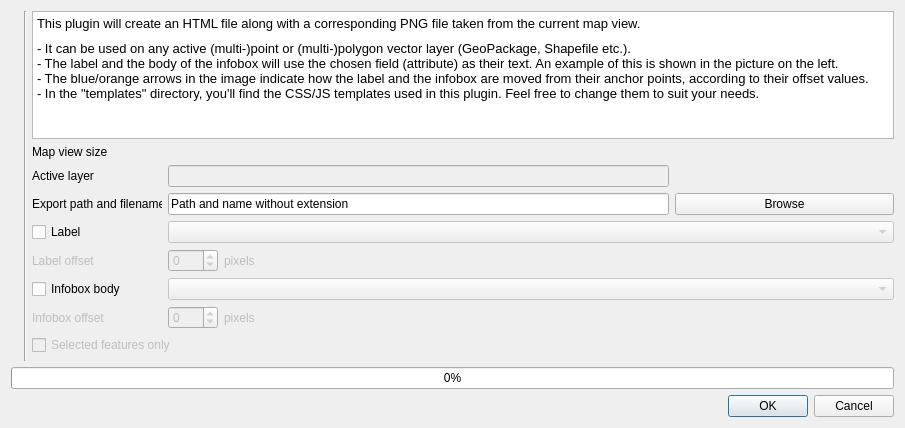
<?xml version="1.0" encoding="UTF-8"?>
<ui version="4.0">
 <class>ImageMapPluginGui</class>
 <widget class="QDialog" name="ImageMapPluginGui">
  <property name="geometry">
   <rect>
    <x>0</x>
    <y>0</y>
    <width>905</width>
    <height>428</height>
   </rect>
  </property>
  <property name="windowTitle">
   <string>HTML Image Map Creator</string>
  </property>
  <property name="modal">
   <bool>true</bool>
  </property>
  <property name="windowIcon">
   <iconset>
    <normaloff/>
   </iconset>
  </property>
  <layout class="QGridLayout" name="gridLayout">
   <item row="0" column="0" rowspan="3">
    <widget class="QLabel" name="label">
     <property name="text">
      <string/>
     </property>
     <property name="pixmap">
      <pixmap resource="resources.qrc">:/imagemap.png</pixmap>
     </property>
    </widget>
   </item>
   <item row="0" column="1" rowspan="3">
    <widget class="Line" name="line1">
     <property name="maximumSize">
      <size>
       <width>2</width>
       <height>32767</height>
      </size>
     </property>
     <property name="frameShape">
      <enum>QFrame::VLine</enum>
     </property>
     <property name="frameShadow">
      <enum>QFrame::Sunken</enum>
     </property>
     <property name="orientation">
      <enum>Qt::Vertical</enum>
     </property>
    </widget>
   </item>
   <item row="3" column="0" colspan="3">
    <widget class="QProgressBar" name="progressBar">
     <property name="value">
      <number>0</number>
     </property>
    </widget>
   </item>
   <item row="0" column="2">
    <widget class="QTextEdit" name="textEdit">
     <property name="sizePolicy">
      <sizepolicy hsizetype="Expanding" vsizetype="Preferred">
       <horstretch>0</horstretch>
       <verstretch>0</verstretch>
      </sizepolicy>
     </property>
     <property name="readOnly">
      <bool>true</bool>
     </property>
     <property name="html">
      <string>&lt;!DOCTYPE HTML PUBLIC &quot;-//W3C//DTD HTML 4.0//EN&quot; &quot;http://www.w3.org/TR/REC-html40/strict.dtd&quot;&gt;
&lt;html&gt;&lt;head&gt;&lt;meta name=&quot;qrichtext&quot; content=&quot;1&quot; /&gt;&lt;style type=&quot;text/css&quot;&gt;
p, li { white-space: pre-wrap; }
&lt;/style&gt;&lt;/head&gt;&lt;body style=&quot; font-family:'MS Shell Dlg 2'; font-size:8.25pt; font-weight:400; font-style:normal;&quot;&gt;
&lt;p style=&quot; margin-top:0px; margin-bottom:0px; margin-left:0px; margin-right:0px; -qt-block-indent:0; text-indent:0px;&quot;&gt;&lt;span style=&quot; font-family:'Sans Serif'; font-size:10pt;&quot;&gt;This plugin will create an HTML file along with a corresponding PNG file taken from the current map view. &lt;/span&gt;&lt;/p&gt;
&lt;p style=&quot; margin-top:0px; margin-bottom:0px; margin-left:0px; margin-right:0px; -qt-block-indent:0; text-indent:0px;&quot;&gt;&lt;span style=&quot; font-family:'Sans Serif'; font-size:6pt;&quot;&gt; &lt;/span&gt;&lt;/p&gt;
&lt;p style=&quot; margin-top:0px; margin-bottom:0px; margin-left:0px; margin-right:0px; -qt-block-indent:0; text-indent:0px;&quot;&gt;&lt;span style=&quot; font-family:'Sans Serif'; font-size:10pt;&quot;&gt;- It can be used on any active (multi-)point or (multi-)polygon vector layer (GeoPackage, Shapefile etc.).&lt;/span&gt;&lt;/p&gt;
&lt;p style=&quot; margin-top:0px; margin-bottom:0px; margin-left:0px; margin-right:0px; -qt-block-indent:0; text-indent:0px;&quot;&gt;&lt;span style=&quot; font-family:'Sans Serif'; font-size:10pt;&quot;&gt;- The label and the body of the infobox will use the chosen field (attribute) as their text. An example of this is shown in the picture on the left.&lt;/span&gt;&lt;/p&gt;
&lt;p style=&quot; margin-top:0px; margin-bottom:0px; margin-left:0px; margin-right:0px; -qt-block-indent:0; text-indent:0px;&quot;&gt;&lt;span style=&quot; font-family:'Sans Serif'; font-size:10pt;&quot;&gt;- The blue/orange arrows in the image indicate how the label and the infobox are moved from their anchor points, according to their offset values.&lt;/span&gt;&lt;/p&gt;
&lt;p style=&quot; margin-top:0px; margin-bottom:0px; margin-left:0px; margin-right:0px; -qt-block-indent:0; text-indent:0px;&quot;&gt;&lt;span style=&quot; font-family:'Sans Serif'; font-size:10pt;&quot;&gt;- In the "templates" directory, you'll find the CSS/JS templates used in this plugin. Feel free to change them to suit your needs.&lt;/span&gt;&lt;/p&gt;&lt;/body&gt;&lt;/html&gt;</string>
     </property>
    </widget>
   </item>
   <item row="4" column="0" colspan="3">
    <widget class="QDialogButtonBox" name="buttonBox">
     <property name="orientation">
      <enum>Qt::Horizontal</enum>
     </property>
     <property name="standardButtons">
      <set>QDialogButtonBox::Cancel|QDialogButtonBox::Ok</set>
     </property>
    </widget>
   </item>
   <item row="1" column="2">
    <layout class="QGridLayout" name="gridLayout_3">
     <item row="7" column="1">
      <widget class="QSpinBox" name="spinBoxInfo">
       <property name="enabled">
        <bool>false</bool>
       </property>
       <property name="maximumSize">
        <size>
         <width>50</width>
         <height>16777215</height>
        </size>
       </property>
       <property name="minimum">
        <number>-99</number>
       </property>
      </widget>
     </item>
     <item row="1" column="1" colspan="3">
      <widget class="QLabel" name="txtDimensions">
       <property name="sizePolicy">
        <sizepolicy hsizetype="Fixed" vsizetype="Fixed">
         <horstretch>0</horstretch>
         <verstretch>0</verstretch>
        </sizepolicy>
       </property>
      </widget>
     </item>
     <item row="5" column="0">
      <widget class="QLabel" name="lblLabelOffset">
       <property name="enabled">
        <bool>false</bool>
       </property>
       <property name="sizePolicy">
        <sizepolicy hsizetype="Preferred" vsizetype="Minimum">
         <horstretch>0</horstretch>
         <verstretch>0</verstretch>
        </sizepolicy>
       </property>
       <property name="maximumSize">
        <size>
         <width>16777215</width>
         <height>16777215</height>
        </size>
       </property>
       <property name="baseSize">
        <size>
         <width>0</width>
         <height>0</height>
        </size>
       </property>
       <property name="text">
        <string>Label offset</string>
       </property>
      </widget>
     </item>
     <item row="2" column="1" colspan="3">
      <widget class="QLineEdit" name="txtLayerName">
       <property name="enabled">
        <bool>false</bool>
       </property>
      </widget>
     </item>
     <item row="2" column="4">
      <widget class="QLabel" name="featureTotal"/>
     </item>
     <item row="11" column="0" colspan="2">
      <widget class="QCheckBox" name="chkBoxSelectedOnly">
       <property name="enabled">
        <bool>false</bool>
       </property>
       <property name="text">
        <string>Selected features only</string>
       </property>
      </widget>
     </item>
     <item row="11" column="1" colspan="4">
      <widget class="QLabel" name="featureCount">
       <property name="enabled">
        <bool>false</bool>
       </property>
       <property name="sizePolicy">
        <sizepolicy hsizetype="Preferred" vsizetype="Minimum">
         <horstretch>0</horstretch>
         <verstretch>0</verstretch>
        </sizepolicy>
       </property>
      </widget>
     </item>
     <item row="7" column="0">
      <widget class="QLabel" name="lblInfoOffset">
       <property name="enabled">
        <bool>false</bool>
       </property>
       <property name="sizePolicy">
        <sizepolicy hsizetype="Preferred" vsizetype="Minimum">
         <horstretch>0</horstretch>
         <verstretch>0</verstretch>
        </sizepolicy>
       </property>
       <property name="text">
        <string>Infobox offset</string>
       </property>
      </widget>
     </item>
     <item row="2" column="0">
      <widget class="QLabel" name="lblActiveLayer">
       <property name="sizePolicy">
        <sizepolicy hsizetype="Preferred" vsizetype="Minimum">
         <horstretch>0</horstretch>
         <verstretch>0</verstretch>
        </sizepolicy>
       </property>
       <property name="maximumSize">
        <size>
         <width>150</width>
         <height>16777215</height>
        </size>
       </property>
       <property name="text">
        <string>Active layer</string>
       </property>
      </widget>
     </item>
     <item row="3" column="0">
      <widget class="QLabel" name="lblFilename">
       <property name="sizePolicy">
        <sizepolicy hsizetype="Preferred" vsizetype="Minimum">
         <horstretch>0</horstretch>
         <verstretch>0</verstretch>
        </sizepolicy>
       </property>
       <property name="maximumSize">
        <size>
         <width>130</width>
         <height>16777215</height>
        </size>
       </property>
       <property name="text">
        <string>Export path and filename</string>
       </property>
      </widget>
     </item>
     <item row="3" column="4">
      <widget class="QPushButton" name="btnBrowse">
       <property name="sizeIncrement">
        <size>
         <width>0</width>
         <height>0</height>
        </size>
       </property>
       <property name="text">
        <string>Browse</string>
       </property>
      </widget>
     </item>
     <item row="4" column="0">
      <widget class="QCheckBox" name="chkBoxLabel">
       <property name="text">
        <string>Label</string>
       </property>
      </widget>
     </item>
     <item row="4" column="1" colspan="4">
      <widget class="QComboBox" name="cmbLabelAttributes">
       <property name="enabled">
        <bool>false</bool>
       </property>
      </widget>
     </item>
     <item row="6" column="0">
      <widget class="QCheckBox" name="chkBoxInfoBox">
       <property name="text">
        <string>Infobox body</string>
       </property>
      </widget>
     </item>
     <item row="6" column="1" colspan="4">
      <widget class="QComboBox" name="cmbInfoBoxAttributes">
       <property name="enabled">
        <bool>false</bool>
       </property>
      </widget>
     </item>
     <item row="3" column="1" colspan="3">
      <widget class="QLineEdit" name="txtFileName">
       <property name="text">
        <string>Path and name without extension</string>
       </property>
      </widget>
     </item>
     <item row="1" column="0">
      <widget class="QLabel" name="lblDimensions">
       <property name="sizePolicy">
        <sizepolicy hsizetype="Preferred" vsizetype="Minimum">
         <horstretch>0</horstretch>
         <verstretch>0</verstretch>
        </sizepolicy>
       </property>
       <property name="text">
        <string>Map view size</string>
       </property>
      </widget>
     </item>
     <item row="5" column="1">
      <widget class="QSpinBox" name="spinBoxLabel">
       <property name="enabled">
        <bool>false</bool>
       </property>
       <property name="maximumSize">
        <size>
         <width>50</width>
         <height>16777215</height>
        </size>
       </property>
       <property name="minimum">
        <number>-99</number>
       </property>
      </widget>
     </item>
     <item row="5" column="2" colspan="2">
      <widget class="QLabel" name="lblLabelPixel">
       <property name="enabled">
        <bool>false</bool>
       </property>
       <property name="sizePolicy">
        <sizepolicy hsizetype="Preferred" vsizetype="Minimum">
         <horstretch>0</horstretch>
         <verstretch>0</verstretch>
        </sizepolicy>
       </property>
       <property name="text">
        <string>pixels</string>
       </property>
      </widget>
     </item>
     <item row="7" column="2" colspan="2">
      <widget class="QLabel" name="lblInfoPixel">
       <property name="enabled">
        <bool>false</bool>
       </property>
       <property name="text">
        <string>pixels</string>
       </property>
      </widget>
     </item>
    </layout>
   </item>
  </layout>
 </widget>
 <layoutdefault spacing="6" margin="11"/>
 <resources>
  <include location="resources.qrc"/>
 </resources>
 <connections/>
</ui>
